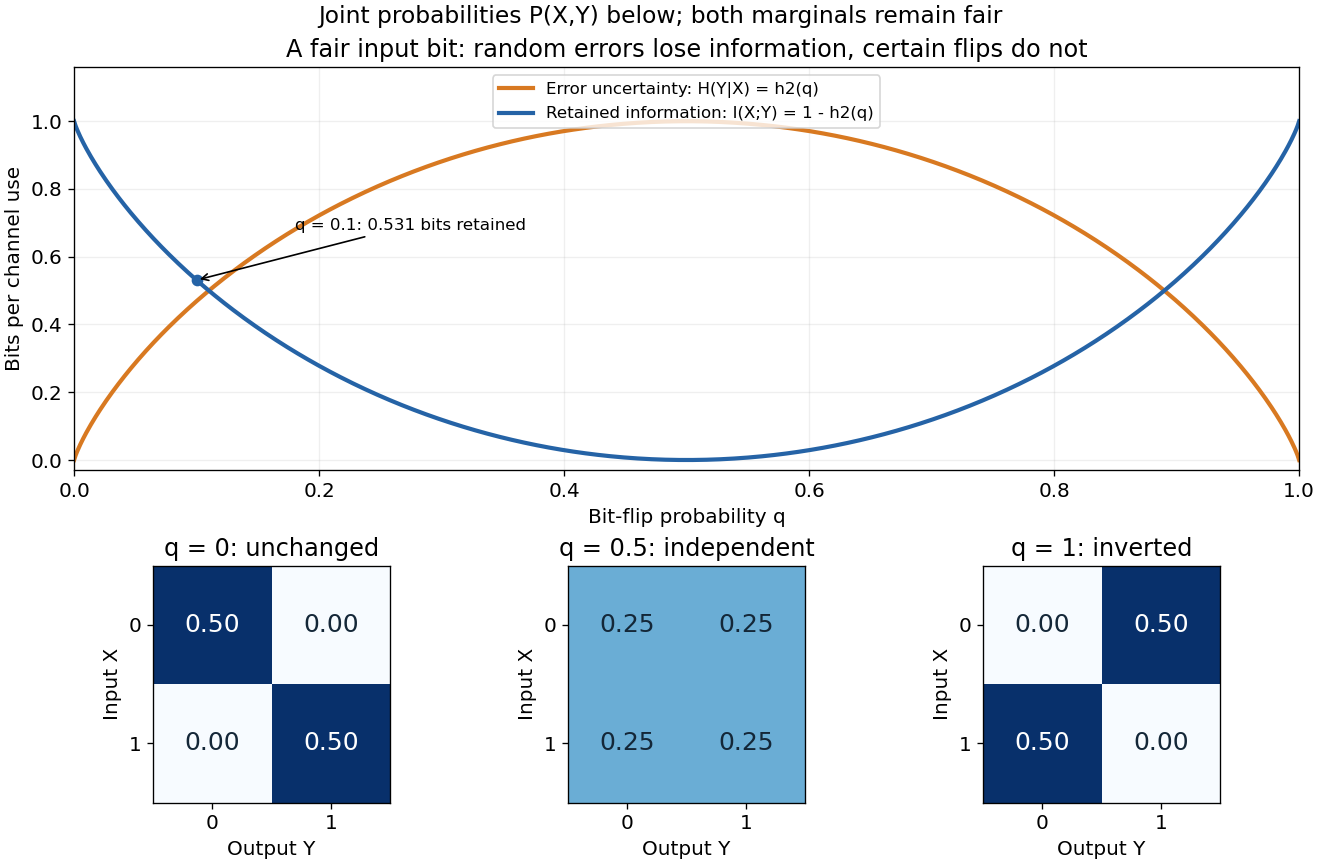

Here is the Python script that generated this plot:
"""Plot binary-channel information and joint probabilities; save to cwd."""

from pathlib import Path

import matplotlib.pyplot as plt
import numpy as np


def binary_entropy(q):
    q = np.asarray(q, dtype=float)
    out = np.zeros_like(q)
    interior = (q > 0) & (q < 1)
    p = q[interior]
    out[interior] = -p * np.log2(p) - (1 - p) * np.log2(1 - p)
    return out


def main():
    q = np.linspace(0, 1, 801)
    h = binary_entropy(q)
    assert np.allclose(binary_entropy([0, .5, 1]), [0, 1, 0])
    plt.rcParams.update({'font.size': 12})
    fig = plt.figure(figsize=(11, 7.2), layout='constrained', facecolor='white')
    grid = fig.add_gridspec(2, 3, height_ratios=[1.7, 1])
    ax = fig.add_subplot(grid[0, :])
    ax.plot(q, h, color='#d87921', linewidth=2.5, label='Error uncertainty: H(Y|X) = h2(q)')
    ax.plot(q, 1-h, color='#2563a6', linewidth=2.5, label='Retained information: I(X;Y) = 1 - h2(q)')
    chosen_q = .1
    chosen_i = float(1 - binary_entropy([chosen_q])[0])
    ax.scatter([chosen_q], [chosen_i], color='#2563a6', zorder=3)
    ax.annotate('q = 0.1: %.3f bits retained' % chosen_i, (chosen_q, chosen_i),
                xytext=(.18, .68), arrowprops={'arrowstyle': '->'}, fontsize=10)
    ax.set(xlabel='Bit-flip probability q', ylabel='Bits per channel use',
           xlim=(0, 1), ylim=(-.03, 1.16), title='A fair input bit: random errors lose information, certain flips do not')
    ax.grid(alpha=.2)
    ax.legend(loc='upper center', fontsize=10)
    for i, noise in enumerate([0, .5, 1]):
        a = fig.add_subplot(grid[1, i])
        joint = .5 * np.array([[1-noise, noise], [noise, 1-noise]])
        a.imshow(joint, vmin=0, vmax=.5, cmap='Blues')
        for x in range(2):
            for y in range(2):
                a.text(y, x, '%.2f' % joint[x, y], ha='center', va='center',
                       color='white' if joint[x, y] > .3 else '#142738', fontsize=15)
        a.set(xticks=[0, 1], yticks=[0, 1], xlabel='Output Y', ylabel='Input X',
              title=['q = 0: unchanged', 'q = 0.5: independent', 'q = 1: inverted'][i])
    fig.suptitle('Joint probabilities P(X,Y) below; both marginals remain fair', fontsize=14)
    fig.savefig(Path.cwd() / 'binary-channel-information.png', dpi=120, facecolor='white')
    plt.close(fig)


if __name__ == '__main__':
    main()
